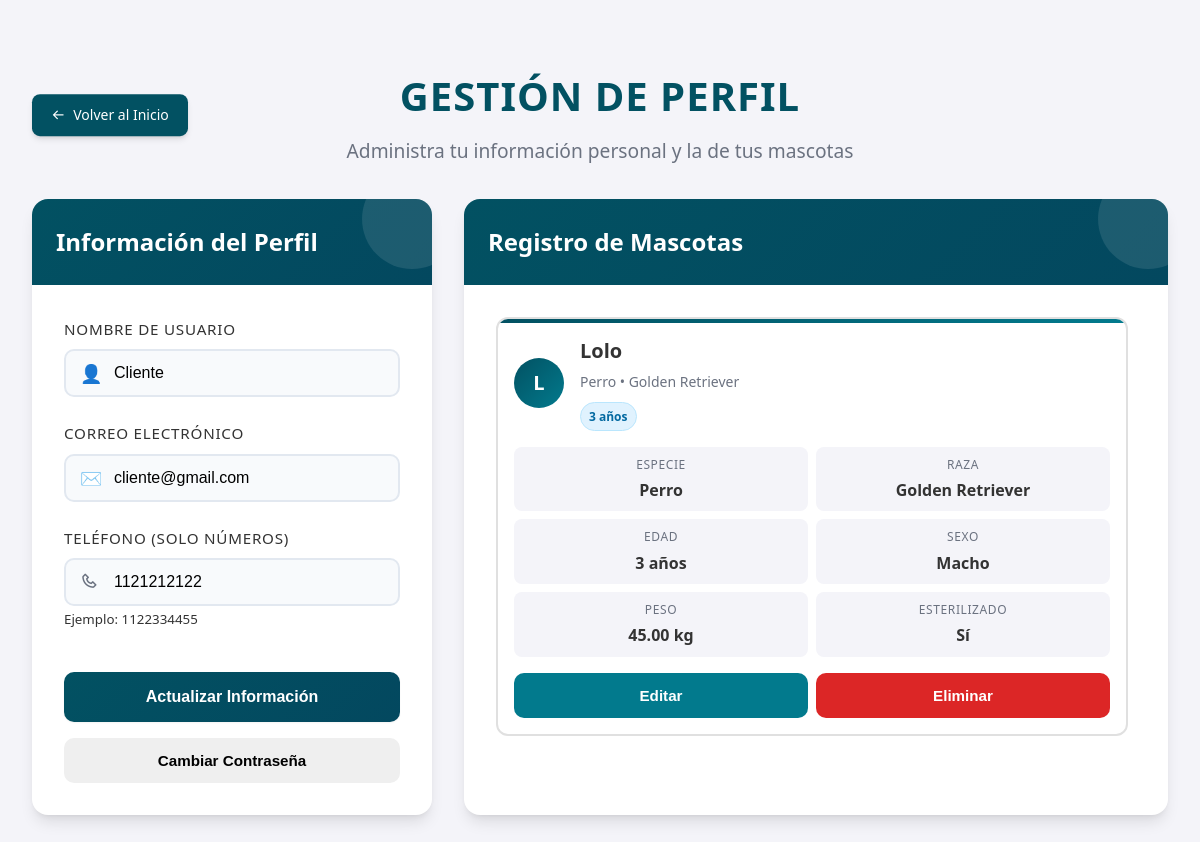
Page /gestion_perfil.php (signed in) on the committed database.
### tables this page shows
CREATE TABLE `user` (
  `id` int(11) NOT NULL,
  `nombre_usuario` varchar(50) NOT NULL,
  `correo_electronico` varchar(100) NOT NULL,
  `contrasena` varchar(255) NOT NULL,
  `rol` enum('cliente','admin','doctor') DEFAULT 'cliente',
  `telefono` varchar(20) DEFAULT NULL,
  `dni` varchar(20) DEFAULT NULL,
  `apellido` varchar(50) DEFAULT NULL
);

CREATE TABLE `mascotas` (
  `id` int(11) NOT NULL,
  `user_id` int(11) NOT NULL,
  `nombre` varchar(50) NOT NULL,
  `especie` varchar(50) NOT NULL,
  `raza` varchar(50) NOT NULL,
  `edad` int(11) NOT NULL,
  `sexo` varchar(10) NOT NULL,
  `peso` decimal(5,2) NOT NULL,
  `esterilizado` tinyint(1) NOT NULL,
  `foto` varchar(255) DEFAULT NULL
);

### gestion_perfil.php (the view, shortened to what this page needs)
<?php
$user_id = $_SESSION['user_id'];
try {
    $conn = new PDO("mysql:host=localhost;dbname=veterinaria", "root", "");
    $conn->setAttribute(PDO::ATTR_ERRMODE, PDO::ERRMODE_EXCEPTION);
    $query = "SELECT nombre_usuario, correo_electronico, telefono FROM user WHERE id = :user_id";
    $stmt = $conn->prepare($query);
    $stmt->bindParam(':user_id', $user_id);
    $stmt->execute();
    $usuario = $stmt->fetch(PDO::FETCH_ASSOC);
    $query = "SELECT * FROM mascotas WHERE user_id = :user_id";
    $stmt = $conn->prepare($query);
    $stmt->bindParam(':user_id', $user_id);
    $stmt->execute();
    $mascotas = $stmt->fetchAll(PDO::FETCH_ASSOC);
    }
 catch (PDOException $e) {
    $mensaje = "Error: " . $e->getMessage();
}
?>
<!DOCTYPE html>
<html lang="es">
<head>
    <link href="https://cdn.jsdelivr.net/npm/sweetalert2@11/dist/sweetalert2.min.css" rel="stylesheet">
    <link href="https://cdn.jsdelivr.net/npm/boxicons@2.1.4/css/boxicons.min.css" rel="stylesheet">
</head>
<body>
    <div class="container">
        <div class="header">
            <a href="client_dashboard.php" class="return-link">
                <i class='bx bx-arrow-back'></i> Volver al Inicio
            </a>
            <div class="header-content">
                <h1>Gestión de Perfil</h1>
                <p>Administra tu información personal y la de tus mascotas</p>
            </div>
        </div>
        <div class="main-grid">
            <div class="card profile-card">
                <div class="card-header">
                    <h2>Información del Perfil</h2>
                </div>
                <div class="card-body">
                    <form method="POST" class="profile-form">
                        <div class="form-group">
                            <label class="form-label" for="username">Nombre de Usuario</label>
                            <div class="input-group">
                                <span class="input-icon">👤</span>
                                <input type="text" id="username" name="username" class="form-input" value="<?php echo htmlspecialchars($usuario['nombre_usuario']); ?>" required>
                            </div>
                        </div>
                        <div class="form-group">
                            <label class="form-label" for="email">Correo Electrónico</label>
                            <div class="input-group">
                                <span class="input-icon">✉️</span>
                                <input type="email" id="email" name="email" class="form-input" value="<?php echo htmlspecialchars($usuario['correo_electronico']); ?>" required>
                            </div>
                        </div>
                        <div class="form-group">
                            <label class="form-label" for="phone">Teléfono (solo números)</label>
                            <div class="input-group">
                                <span class="input-icon"><i class='bx bx-phone'></i></span>
                                <input type="tel" id="phone" name="phone" class="form-input"
                                       pattern="[0-9]{10}"
                                       title="Por favor ingresa exactamente 10 números"
                                       maxlength="10"
                                       value="<?php echo isset($usuario['telefono']) && !empty($usuario['telefono']) ? htmlspecialchars($usuario['telefono']) : ''; ?>" required>
                            </div>
                            <small class="form-text text-muted">Ejemplo: 1122334455</small>
                        </div>
                        <button type="submit" name="update_profile" class="btn btn-primary" style="width: 100%; margin-top: 1rem;">
                            Actualizar Información
                        </button>
                        <button type="button" id="showPasswordForm" class="btn btn-outline" style="width: 100%; margin-top: 1rem;">
                            Cambiar Contraseña
                        </button>
                    </form>
                </div>
            </div>
            <div class="card pets-card">
                <div class="card-header">
                    <h2>Registro de Mascotas</h2>
                </div>
                <div class="card-body">
                    <?php if (empty($mascotas)): ?>
                        <div class="no-pets" style="text-align: center; padding: 2rem;">
                            <div style="font-size: 4rem; margin-bottom: 1rem;">🐾</div>
                            <h3 style="color: var(--text-secondary); margin-bottom: 0.5rem;">No tienes mascotas registradas</h3>
                            <p style="color: var(--text-tertiary); margin-bottom: 1.5rem;">¡Agrega tu primera mascota para comenzar!</p>
                        <?php else: ?>
                        <div class="pets-grid">
                            <?php foreach ($mascotas as $pet): ?>
                                <div class="pet-card">
                                    <div class="pet-header">
                                        <div class="pet-avatar">
                                            <?php
                                            if (!empty($pet['foto']) && file_exists($pet['foto'])): ?>
                                                <img src="<?php echo htmlspecialchars($pet['foto']); ?>" alt="<?php echo htmlspecialchars($pet['nombre']); ?>" style="width: 100%; height: 100%; object-fit: cover; border-radius: 50%;">
                                            <?php else: ?>
                                                <?php echo strtoupper(substr($pet['nombre'], 0, 1)); ?>
                                            <?php endif; ?>
                                        </div>
                                        <div class="pet-info">
                                            <h3><?php echo htmlspecialchars($pet['nombre']); ?></h3>
                                            <p><?php echo htmlspecialchars($pet['especie']); ?> • <?php echo htmlspecialchars($pet['raza']); ?></p>
                                            <div class="pet-age-badge">
                                                <?php echo htmlspecialchars($pet['edad']); ?> años
                                            </div>
                                        </div>
                                    </div>
                                    <div class="pet-details">
                                        <div class="pet-detail">
                                            <div class="pet-detail-label">Especie</div>
                                            <div class="pet-detail-value"><?php echo htmlspecialchars($pet['especie']); ?></div>
                                        </div>
                                        <div class="pet-detail">
                                            <div class="pet-detail-label">Raza</div>
                                            <div class="pet-detail-value"><?php echo htmlspecialchars($pet['raza']); ?></div>
                                        </div>
                                        <div class="pet-detail">
                                            <div class="pet-detail-label">Edad</div>
                                            <div class="pet-detail-value"><?php echo htmlspecialchars($pet['edad']); ?> años</div>
                                        </div>
                                        <div class="pet-detail">
                                            <div class="pet-detail-label">Sexo</div>
                                            <div class="pet-detail-value"><?php echo htmlspecialchars($pet['sexo']); ?></div>
                                        </div>
                                        <div class="pet-detail">
                                            <div class="pet-detail-label">Peso</div>
                                            <div class="pet-detail-value"><?php echo htmlspecialchars($pet['peso']); ?> kg</div>
                                        </div>
                                        <div class="pet-detail">
                                            <div class="pet-detail-label">Esterilizado</div>
                                            <div class="pet-detail-value"><?php echo $pet['esterilizado'] ? 'Sí' : 'No'; ?></div>
                                        </div>
                                    </div>
                                    <div class="pet-actions">
                                        <button class="btn btn-secondary"
                                                onclick="openModal('<?php echo $pet['id']; ?>', '<?php echo htmlspecialchars($pet['nombre']); ?>', '<?php echo htmlspecialchars($pet['especie']); ?>', '<?php echo htmlspecialchars($pet['raza']); ?>', '<?php echo htmlspecialchars($pet['edad']); ?>', '<?php echo htmlspecialchars($pet['sexo']); ?>', '<?php echo htmlspecialchars($pet['peso']); ?>', '<?php echo htmlspecialchars($pet['esterilizado']); ?>', '<?php echo htmlspecialchars($pet['foto']); ?>')">
                                            Editar
                                        </button>
                                        <button type="button" class="btn btn-danger"
                                                onclick="confirmDeletePet('<?php echo $pet['id']; ?>', '<?php echo htmlspecialchars($pet['nombre']); ?>')">
                                            Eliminar
                                        </button>
                                    </div>
                                </div>
                            <?php endforeach; ?>
                        </div>
                    <?php endif; ?>
                </div>
            </div>
        </div>
    </div>
</body>
</html>

### rows in the picture
user: username "Cliente", email "cliente@gmail.com", phone "1121212122"
mascotas: nombre "L", nombre "Lolo", especie "Perro", raza "Golden Retriever", edad "3", sexo "Macho", peso "45.00", esterilizado "Sí"
